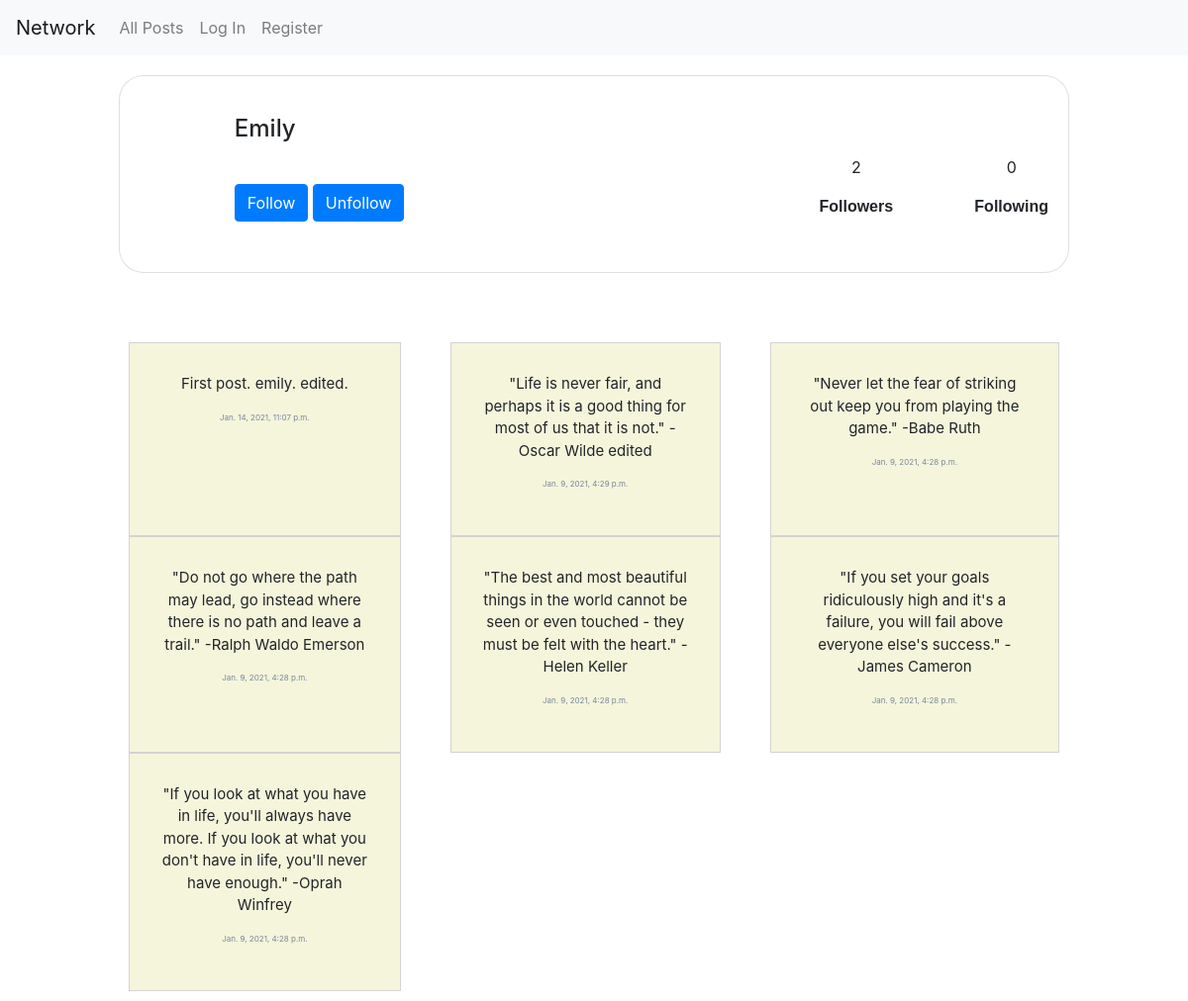
Page /seeProfile/2/ on the committed database.
### network/models.py (models this page shows)
class User(AbstractUser):
    pass

class Post(models.Model):
    text = models.CharField(max_length=1000)
    user = models.ForeignKey(User,on_delete=models.CASCADE)
    liked_by = models.ManyToManyField(User,blank=True,related_name="likedBy")
    created_at = models.DateTimeField(auto_now_add=True)
    updated_at = models.DateTimeField(auto_now=True)

### network/views.py (the view)
# urls.py: path("seeProfile/<int:id>/", views.seeProfile , name="seeProfile"),
def seeProfile(request,id):
    print("see profile")
    user = User.objects.get(id=id)
    followers = Follow.objects.filter(user=id)
    is_follower = False
    follow_num = followers.count()
    following = Follow.objects.filter(following = id)
    following_num = following.count()
    post = Post.objects.filter(user = user).order_by('-created_at')
    return render(request , "network/profile.html",{
        "userName" : user,
        "posts":post,
        "user_id":user.id,
        "followers":follow_num,
        "following":following_num
    })

### network/templates/network/profile.html (shortened to what this page needs)
{% extends "network/layout.html" %} {% load static %}
{% block body %}
<div class="card" style="width:80%;height: 200px;margin:0 auto;margin-top: 20px;border-radius: 25px" id="compose-profile">
    <div class="card-body" style="margin-left: 10%;margin-top: 2%;">
        <h4 class="card-title">{{ userName }}</h4>
        <div style="float: right;">
            <p style="text-align: center;">{{ followers }}</p>
            <p style="font-family: sans-serif;font-weight: 700;"> Following</p>
        </div>
        <div style="float: right;margin-right: 10%;">
            <p style="text-align: center;">{{ following }}</p>
            <p style="font-family: sans-serif;font-weight: 700;">Followers</p>
        </div>
        <div style="margin-top: 5%;">
            {{ follow }} {% if follow %}
            <a href="{% url 'follow' user_id %}" disabled class="btn btn-success">Follow</a> {% else %}
            <a href="{% url 'follow' user_id %}" class="btn btn-primary">Follow</a> {% endif %}
            <a href="{% url 'unfollow' user_id %}" class="btn btn-primary">Unfollow</a>
        </div>
    </div>
</div>
<div style="width: 80%;
            margin-left: 10%;
            margin-top: 5%;
            display: grid;
            grid-column-gap: 50px;
            grid-template-columns: auto auto auto;
            padding: 10px;">
    {% for post in posts %}
    <div class="grid-items" style=" background-color: beige;
                                    border: 1px solid lightgray;
                                    padding: 30px;
                                    font-size: 15px;
                                    ">
        <p style="text-align: center;">{{ post.text }}</p>
        <p style="font-size: 8px;color: lightslategray;">{{ post.created_at}}</p>
    </div>
    {% endfor %}
</div>
{% endblock %}

### network/templates/network/layout.html (shortened to what this page needs)
{% load static %}
<!DOCTYPE html>
<html lang="en">
<head>
    <link rel="stylesheet" href="https://stackpath.bootstrapcdn.com/bootstrap/4.4.1/css/bootstrap.min.css">
    <link href="{% static 'network/styles.css' %}" rel="stylesheet">
</head>
<body>
    <nav class="navbar navbar-expand-lg navbar-light bg-light">
        <a class="navbar-brand" href="{% url 'index' %}">Network</a>
        <div>
            <ul class="navbar-nav mr-auto">
                <li class="nav-item">
                    <a class="nav-link" href="{% url 'allPosts' %}">All Posts</a>
                </li>
                {% if user.is_authenticated %}
                <li class="nav-item">
                    <a class="nav-link" href="{% url 'following' %}">Following</a>
                </li>
                <li class="nav-item">
                    <a class="nav-link" href="{% url 'logout' %}">Log Out</a>
                </li>
                {% else %}
                <li class="nav-item">
                    <a class="nav-link" href="{% url 'login' %}">Log In</a>
                </li>
                <li class="nav-item">
                    <a class="nav-link" href="{% url 'register' %}">Register</a>
                </li>
                {% endif %}
            </ul>
        </div>
    </nav>
    <div class="body">
        {% block body %} {% endblock %}
    </div>
</body>
</html>

### network/static/network/styles.css (style rules this page uses)
.grid-items { background-color: beige; border: 1px solid lightgray; padding: 30px; font-size: 20px; text-align: center; }

### rows in the picture
User: username "Emily"
Post: text "First post. emily. edited.", created_at "Jan. 14, 2021, 11:07 p.m."
Post: text "\"Life is never fair, and perhaps it is a good thing for most of us that it is not.\" -Oscar Wilde edited", created_at "Jan. 9, 2021, 4:29 p.m."
Post: text "\"Never let the fear of striking out keep you from playing the game.\" -Babe Ruth", created_at "Jan. 9, 2021, 4:28 p.m."
Post: text "\"Do not go where the path may lead, go instead where there is no path and leave a trail.\" -Ralph Waldo Emerson", created_at "Jan. 9, 2021, 4:28 p.m."
Post: text "\"The best and most beautiful things in the world cannot be seen or even touched - they must be felt with the heart.\" -Helen Keller", created_at "Jan. 9, 2021, 4:28 p.m."
Post: text "\"If you set your goals ridiculously high and it's a failure, you will fail above everyone else's success.\" -James Cameron", created_at "Jan. 9, 2021, 4:28 p.m."
Post: text "\"If you look at what you have in life, you'll always have more. If you look at what you don't have in life, you'll never have enough.\" -Oprah Winfrey", created_at "Jan. 9, 2021, 4:28 p.m."

### other values in the picture
{{ followers }} "0"
{{ following }} "2"
